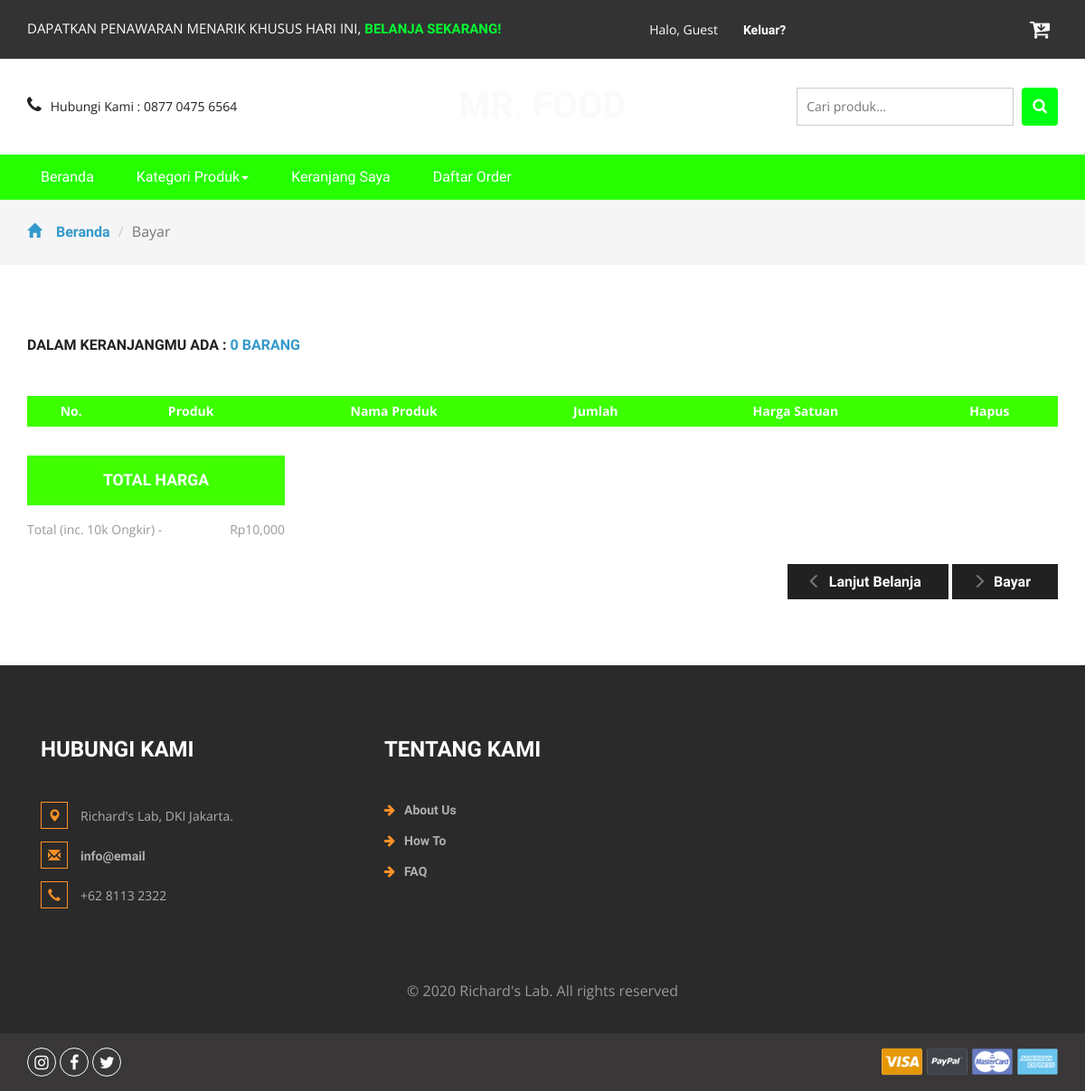
Page /cart.php (signed in) on the earlier database version.
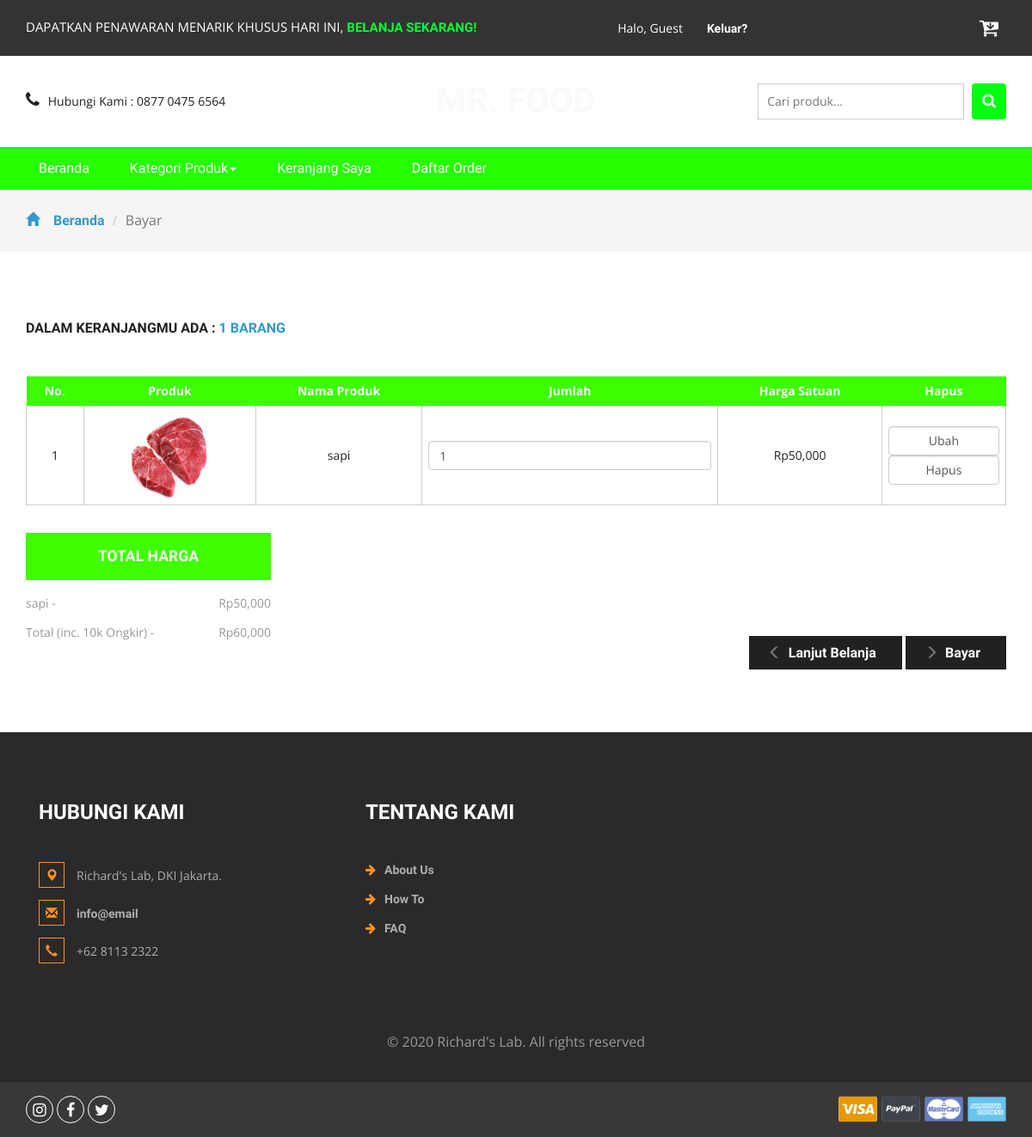
Same page on the later database version.
### tables this page shows
CREATE TABLE `detailorder` (
  `detailid` int(11) NOT NULL,
  `orderid` varchar(100) NOT NULL,
  `idproduk` int(11) NOT NULL,
  `qty` int(11) NOT NULL
);

CREATE TABLE `produk` (
  `idproduk` int(11) NOT NULL,
  `idkategori` int(11) NOT NULL,
  `namaproduk` varchar(30) NOT NULL,
  `gambar` varchar(100) NOT NULL,
  `deskripsi` varchar(200) NOT NULL,
  `rate` int(11) NOT NULL,
  `hargabefore` int(11) NOT NULL,
  `hargaafter` int(11) NOT NULL,
  `tgldibuat` timestamp NOT NULL DEFAULT current_timestamp()
);

### cart.php (the view, shortened to what the changed rows need)
<?php
include 'dbconnect.php';
	$uid = $_SESSION['id'];
	$caricart = mysqli_query($conn,"select * from cart where userid='$uid' and status='Cart'");
	$fetc = mysqli_fetch_array($caricart);
	$orderidd = $fetc['orderid'];
	$itungtrans = mysqli_query($conn,"select count(detailid) as jumlahtrans from detailorder where orderid='$orderidd'");
	$itungtrans2 = mysqli_fetch_assoc($itungtrans);
	$itungtrans3 = $itungtrans2['jumlahtrans'];
?>
<!DOCTYPE html>
<html>
<head>
<link href="css/bootstrap.css" rel="stylesheet" type="text/css" media="all" />
<link href="css/style.css" rel="stylesheet" type="text/css" media="all" />
<link href="css/font-awesome.css" rel="stylesheet">
</head>
<body>
	<div class="logo_products">
		<div class="container">
			<div class="w3ls_logo_products_left">
				<h1><a href="index.php">Mr. Food</a></h1>
			</div>
		</div>
	</div>
	<div class="checkout">
		<div class="container">
			<h2>Dalam keranjangmu ada : <span><?php echo $itungtrans3 ?> barang</span></h2>
			<div class="checkout-right">
				<table class="timetable_sub">
					<thead>
						<tr>
							<th>No.</th>
							<th>Produk</th>
							<th>Nama Produk</th>
							<th>Jumlah</th>
							<th>Harga Satuan</th>
							<th>Hapus</th>
						</tr>
					</thead>
					<?php
						$brg=mysqli_query($conn,"SELECT * from detailorder d, produk p where orderid='$orderidd' and d.idproduk=p.idproduk order by d.idproduk ASC");
						$no=1;
						while($b=mysqli_fetch_array($brg)){
					?>
					<tr class="rem1"><form method="post">
						<td class="invert"><?php echo $no++ ?></td>
						<td class="invert"><a href="product.php?idproduk=<?php echo $b['idproduk'] ?>"><img src="<?php echo $b['gambar'] ?>" width="100px" height="100px" /></a></td>
						<td class="invert"><?php echo $b['namaproduk'] ?></td>
						<td class="invert">
							 <div class="quantity">
								<div class="quantity-select">
									<input type="number" name="jumlah" class="form-control" height="100px" value="<?php echo $b['qty'] ?>" \>
								</div>
							</div>
						</td>
						<td class="invert">Rp<?php echo number_format($b['hargaafter']) ?></td>
						<td class="invert">
							<div class="rem">
								<input type="submit" name="update" class="form-control" value="Ubah" \>
								<input type="submit" name="hapus" class="form-control" value="Hapus" \>
							</form>
							</div>
					<?php
						}
					?>
				</table>
			</div>
			<div class="checkout-left">
				<div class="checkout-left-basket">
					<ul>
						<?php
						$brg=mysqli_query($conn,"SELECT * from detailorder d, produk p where orderid='$orderidd' and d.idproduk=p.idproduk order by d.idproduk ASC");
						$subtotal = 10000;
						while($b=mysqli_fetch_array($brg)){
						$hrg = $b['hargaafter'];
						$qtyy = $b['qty'];
						$totalharga = $hrg * $qtyy;
						$subtotal += $totalharga
						?>
						<li><?php echo $b['namaproduk']?><i> - </i> <span>Rp<?php echo number_format($totalharga) ?> </span></li>
						<?php
						}
						?>
						<li>Total (inc. 10k Ongkir)<i> - </i> <span>Rp<?php echo number_format($subtotal) ?></span></li>
					</ul>
				</div>
			</div>
		</div>
	</div>
<link href="css/skdslider.css" rel="stylesheet">
</body>
</html>

Differences in the rows shown:
added detailorder: idproduk.gambar (picture), idproduk.namaproduk "sapi", jumlah "1", idproduk.hargaafter "50,000", totalharga "50,000"
Other differences:
$itungtrans3: "0" → "1"
$subtotal: "10,000" → "60,000"
